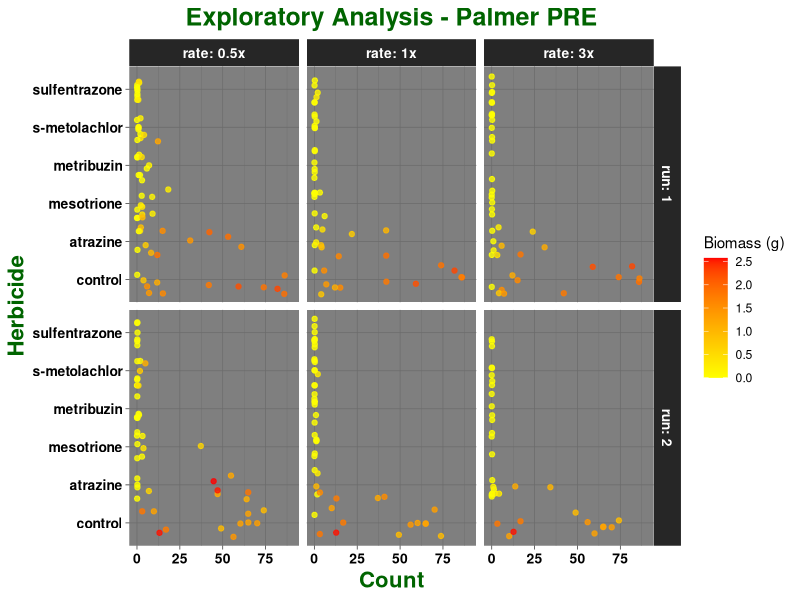

Write the R code that produced this figure. (Note: this script raises an error after producing the figure.)
## ---- chunk 1

knitr::opts_chunk$set(echo = TRUE)

library(tidyverse)
library(glmmTMB)
library(tidytext)
library(emmeans)

## ---- chunk 2

palmer <- read_csv("All PRE.csv")

## ---- chunk 3

ggplot(palmer, aes(x = count, y = reorder(herb, order), color = biomass)) + 
  geom_jitter(aes(color = biomass), alpha = 0.8, width = 0.3) +
  facet_grid(run ~ rate, labeller = label_both) + 
  scale_color_gradient(low = "yellow", high = "red") +
  theme_dark() +
  scale_x_continuous(limits = c(0, 90)) + 
  labs(title = "Exploratory Analysis - Palmer PRE", x = "Count", y = "Herbicide", color = "Biomass (g)") + 
  theme (plot.title = element_text(face = "bold", hjust = 0.5, size = 18, colour = "darkgreen"), 
         axis.title = element_text(face = "bold", size = 16, colour = "darkgreen"), 
         axis.text = element_text(face = "bold", size = 10, colour = "black"),
         strip.text = element_text(face = "bold", size = 10, colour = "white")) +
  ggsave("EXPLORATORY.jpeg", units="in", width=8, height=5, dpi=600)
